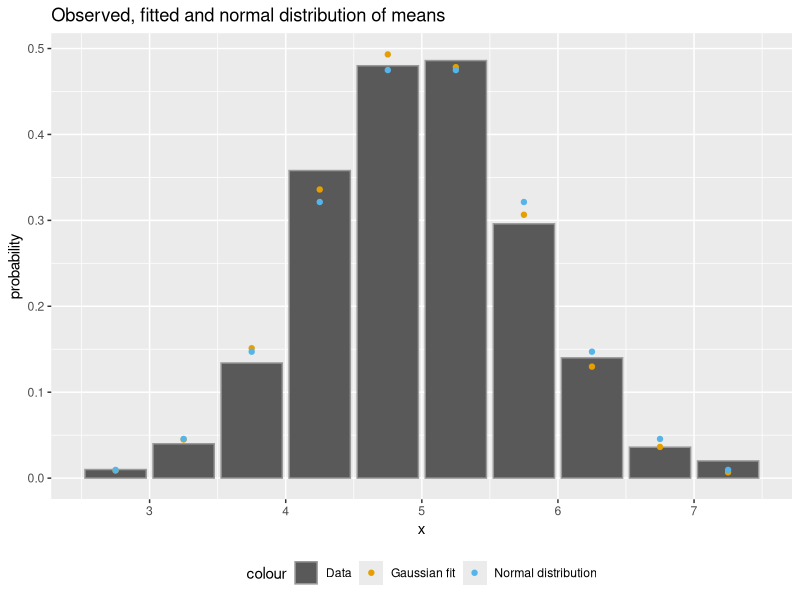

Generate this figure with R:
## ---- chunk 1
knitr::opts_chunk$set(echo = TRUE)
## ---- chunk 2
lambda<-0.2
sigma<-lambda
sigmaMuExp<-1/0.2/sqrt(40)
muExp<-1/lambda
sprintf("Expected mean: %f, expected standard deviation: %f", muExp, sigmaMuExp)
## ---- chunk 3
randomMeans=NULL
for (i in 1 : 1000) randomMeans = c(randomMeans, mean(rexp(n=40, rate = 0.2)))
h<-hist(randomMeans, plot = F)
df<-data.frame(x=h$mids, probability=h$density)
## ---- chunk 4
muObs=mean(randomMeans)
sigmaMuObs=sd(randomMeans)
sprintf("Observed mean: %f, observed standard deviation: %f", muObs, sigmaMuObs)
## ---- chunk 5
# See: http://stackoverflow.com/a/15883835
g = function(p){
  d = p[3]*dnorm(df$x,mean=p[1],sd=p[2])
  sum((d-df$probability)^2)
}
o<-optim(c(5,0.79,0.5),g)
## ---- chunk 6
sprintf(
  "Mean: %f, standard deviation: %f, scale: %f of the gaussian fit",
  o$par[1],
  o$par[2],
  o$par[3]
)
## ---- chunk 7
library(ks)
ks.test(randomMeans, "pnorm", mean=5, sd=0.79)$p.value
## ---- chunk 8
library(ggplot2)

est<-function(x) o$par[3]/o$par[2]/sqrt(2*pi)*exp(-1/2*(x-o$par[1])^2/o$par[2]^2)
df$est=est(df$x)

print(
  ggplot()+ geom_bar(data=df, aes(x=x, y=probability, colour="Data"), stat="identity")+
    geom_point(data=df, aes(x=x, y=est, colour="Gaussian fit"))+
    geom_point(data=df, aes(x=df$x, y=dnorm(df$x, mean = 5, sd=0.8),
                            colour="Normal distribution")) +
    theme(legend.position = "bottom")+
    scale_color_manual(values=c("#999999", "#E69F00", "#56B4E9"))+
    labs(title="Observed, fitted and normal distribution of means")
)
